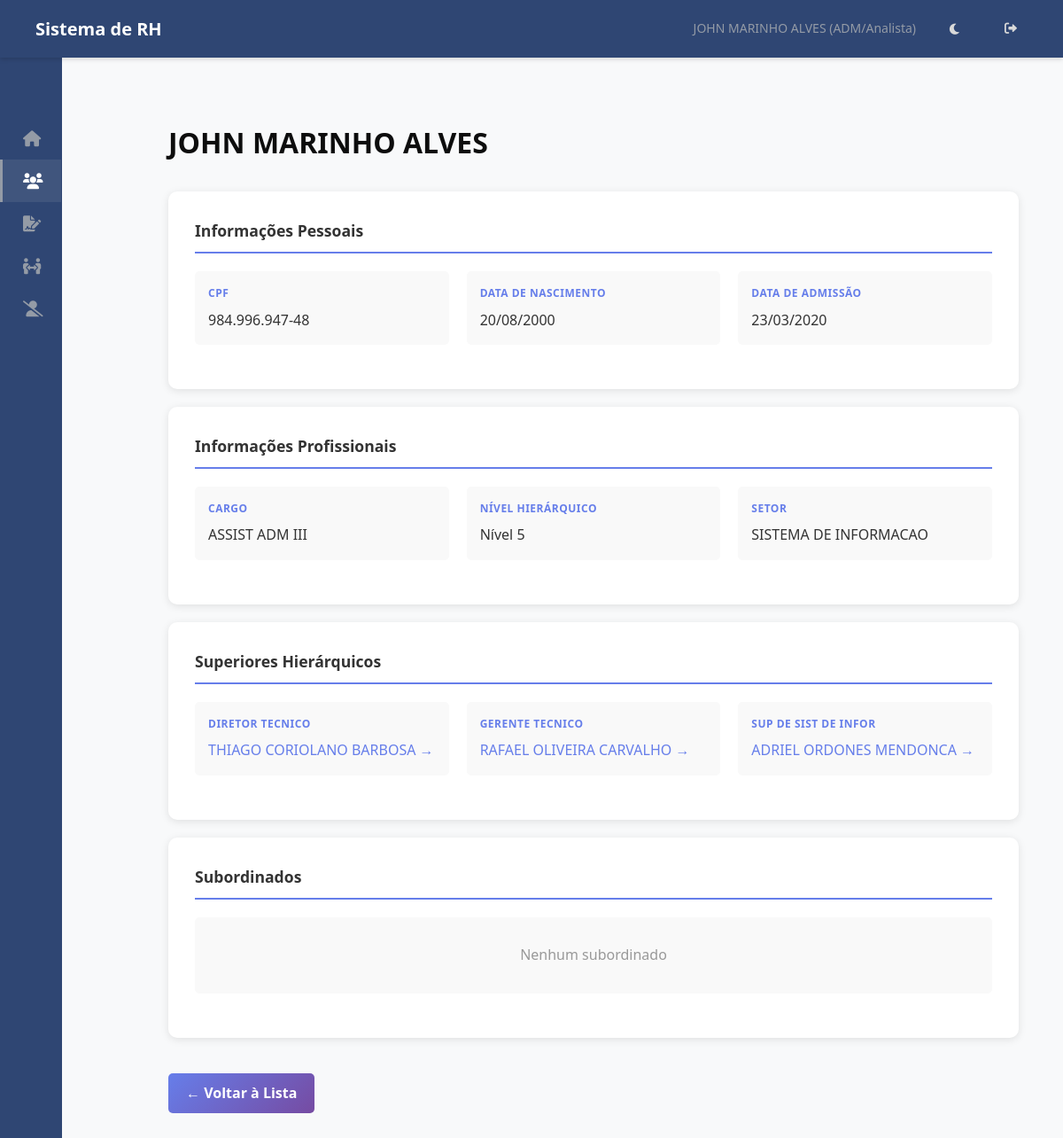
Page /funcionarios/5106/ (signed in) on the committed database.
### hierarquia/models.py (models this page shows, shortened)
class Funcionario(models.Model):
    usuario = models.OneToOneField(User, on_delete=models.SET_NULL, null=True, blank=True, related_name='funcionario')
    nome = models.CharField(max_length=255)
    data_nascimento = models.DateField(blank=True, null=True)
    cpf = models.CharField(max_length=14, unique=True, validators=[cpf_validator])
    data_admissao = models.DateField()
    cargo = models.ForeignKey(Cargo, on_delete=models.PROTECT, related_name='funcionarios')
    setor_primario = models.ForeignKey(
        Setor,
        on_delete=models.PROTECT, # Protege contra exclusão de setor com funcionários
        related_name='funcionarios_primarios', # Nome para acesso reverso
        verbose_name='Setor Principal',
        null=True, # TEMPORARIAMENTE True para facilitar migração inicial, depois pode ser False
        blank=True # TEMPORARIAMENTE True
    )
    setores_responsaveis = models.ManyToManyField(
        Setor,
        related_name='responsaveis', # Permite Setor.responsaveis.all()
        blank=True, # Muitos funcionários não serão responsáveis por nenhum setor
        verbose_name='Setores Responsáveis'
    )
    centro_servico = models.ForeignKey(CentroServico, on_delete=models.SET_NULL, null=True, blank=True, related_name='funcionarios')
    ativo = models.BooleanField(default=True)
    criado_em = models.DateTimeField(auto_now_add=True)
    atualizado_em = models.DateTimeField(auto_now=True)
    class Meta:
        ordering = ['nome']
        verbose_name = 'Funcionário'
        verbose_name_plural = 'Funcionários'
    def obter_superiores(self):
        if not self.setor_primario:
            return Funcionario.objects.filter(cargo__nivel=1, ativo=True).exclude(pk=self.pk).distinct().order_by('cargo__nivel')
        condicao_mesmo_setor = Q(
            setor_primario=self.setor_primario,
            cargo__nivel__lt=self.cargo.nivel,
            ativo=True
        )
        condicao_responsavel = Q(
            setores_responsaveis=self.setor_primario, # Verifica se o setor_primario DESTE func está na lista M2M do OUTRO
            cargo__nivel__lt=self.cargo.nivel,
            ativo=True
        )
        condicao_diretor = Q(
            cargo__nivel=1,
            ativo=True
        )
        superiores = Funcionario.objects.filter(
            condicao_mesmo_setor | condicao_responsavel | condicao_diretor
        ).exclude(pk=self.pk).distinct().order_by('cargo__nivel')
        return superiores
    def obter_subordinados(self, incluir_responsaveis=True):
        subordinados = Funcionario.objects.none() # QuerySet vazio inicial
        if self.setor_primario:
            subordinados_primario = Funcionario.objects.filter(
                setor_primario=self.setor_primario,
                cargo__nivel__gt=self.cargo.nivel,
                ativo=True
            )
            subordinados = subordinados | subordinados_primario
        if self.centro_servico:
             subordinados = subordinados.filter(centro_servico=self.centro_servico)
        return subordinados.distinct().order_by('setor_primario__nome', 'cargo__nivel', 'nome')

class Cargo(models.Model):
    NIVEL_CHOICES = [
        (1, 'Diretor'),
        (2, 'Gestor'),
        (3, 'Coordenador'),
        (4, 'Supervisor'),
        (5, 'ADM/Analista'), # E outros níveis operacionais
    ]
    nome = models.CharField(max_length=255, unique=True)
    nivel = models.IntegerField(choices=NIVEL_CHOICES)
    descricao = models.TextField(blank=True, null=True)
    criado_em = models.DateTimeField(auto_now_add=True)
    atualizado_em = models.DateTimeField(auto_now=True)
    class Meta:
        ordering = ['nivel', 'nome']
        verbose_name = 'Cargo'
        verbose_name_plural = 'Cargos'

class Setor(models.Model):
    nome = models.CharField(max_length=255, unique=True)
    descricao = models.TextField(blank=True, null=True)
    criado_em = models.DateTimeField(auto_now_add=True)
    atualizado_em = models.DateTimeField(auto_now=True)
    class Meta:
        ordering = ['nome']
        verbose_name = 'Setor'
        verbose_name_plural = 'Setores'

### hierarquia/views.py (the view)
# urls.py: path('funcionarios/<int:funcionario_id>/', views.detalhar_funcionario, name='detalhar_funcionario'),
@login_required(login_url='login')
def detalhar_funcionario(request, funcionario_id):
    try:
        funcionario_logado = request.user.funcionario
    except Funcionario.DoesNotExist:
        return render(request, 'hierarquia/sem_acesso.html')
    funcionario = get_object_or_404(Funcionario, id=funcionario_id)
    permitido = False
    if funcionario_logado.cargo.nivel == 1: # Diretor vê tudo
        permitido = True
    elif funcionario.setor_primario: # Se o funcionário visualizado tem setor primário...
        if funcionario_logado.setor_primario == funcionario.setor_primario: # ...e é o mesmo do logado
             permitido = True
        elif funcionario_logado.setores_responsaveis.filter(pk=funcionario.setor_primario.pk).exists(): # ...ou o logado é responsável por ele
             permitido = True
    elif funcionario == funcionario_logado: # Permite ver a si mesmo
        permitido = True
    if not permitido:
        return render(request, 'hierarquia/sem_permissao.html', {'mensagem': f'Você não tem permissão para ver detalhes de {funcionario.nome}.'})
    context = {
        'funcionario_logado': funcionario_logado,
        'funcionario': funcionario,
        'superiores': funcionario.obter_superiores(),
        'subordinados': funcionario.obter_subordinados(incluir_responsaveis=True),
    }
    return render(request, 'hierarquia/detalhar_funcionario.html', context)

### templates/hierarquia/detalhar_funcionario.html (shortened to what this page needs)
{% extends 'base.html' %}
{% load static %}
{% block extra_css %}
    <link rel="stylesheet" href="{% static 'css/detalhar_funcionario.css' %}">
{% endblock extra_css %}
{% block content %}
<div class="container">
    <div class="header">
        <h2>{{ funcionario.nome }}</h2>
    </div>
    <div class="card">
        <h3>Informações Pessoais</h3>
        <div class="info-grid">
            <div class="info-item">
                <div class="info-label">CPF</div>
                <div class="info-value">{{ funcionario.cpf }}</div>
            </div>
            {% if funcionario.data_nascimento %}
            <div class="info-item">
                <div class="info-label">Data de Nascimento</div>
                <div class="info-value">{{ funcionario.data_nascimento|date:"d/m/Y" }}</div>
            </div>
            {% endif %}
            <div class="info-item">
                <div class="info-label">Data de Admissão</div>
                <div class="info-value">{{ funcionario.data_admissao|date:"d/m/Y" }}</div>
            </div>
        </div>
    </div>
    <div class="card">
        <h3>Informações Profissionais</h3>
        <div class="info-grid">
            <div class="info-item">
                <div class="info-label">Cargo</div>
                <div class="info-value">{{ funcionario.cargo.nome }}</div>
            </div>
            <div class="info-item">
                <div class="info-label">Nível Hierárquico</div>
                <div class="info-value">Nível {{ funcionario.cargo.nivel }}</div>
            </div>
            <div class="info-item">
                <div class="info-label">Setor</div>
                <div class="info-value">
                     {% if funcionario.setor_primario %}
                        {{ funcionario.setor_primario.nome }}
                    {% else %}
                        <span style="color: #999;">Nenhum</span>
                    {% endif %}
                </div>
            </div>
        </div>
    </div>
    <div class="card">
        <h3>Superiores Hierárquicos</h3>
        <div class="info-grid">
            {% for superior in superiores %}
            <div class="info-item">
                <div class="info-label">{{ superior.cargo.nome }}</div>
                <div class="info-value">
                    <a href="{% url 'detalhar_funcionario' superior.id %}">
                        {{ superior.nome }} →
                    </a>
                </div>
            </div>
            {% empty %}
            <div class="info-item empty-state" style="grid-column: 1 / -1;">
                <p>Nenhum superior hierárquico</p>
            </div>
            {% endfor %}
        </div>
    </div>
    <div class="card">
        <h3>Subordinados</h3>
        <div class="info-grid">
            {% for subordinado in subordinados %}
            <div class="info-item">
                <div class="info-label">{{ subordinado.cargo.nome }}</div>
                <div class="info-value">
                    <a href="{% url 'detalhar_funcionario' subordinado.id %}">
                        {{ subordinado.nome }} →
                    </a>
                </div>
            </div>
            {% empty %}
             <div class="info-item empty-state" style="grid-column: 1 / -1;">
                <p>Nenhum subordinado</p>
            </div>
            {% endfor %}
        </div>
    </div>
    <a href="{% url 'listar_setores_funcionarios' %}" class="btn">← Voltar à Lista</a>
</div>
{% endblock content %}

### templates/base.html (shortened to what this page needs)
{% load static %}
{% load rh_tags %}
<!DOCTYPE html>
<html lang="pt-BR">
<head>
    <link rel="stylesheet" href="{% static 'css/base.css' %}">
    <link rel="stylesheet" href="https://cdnjs.cloudflare.com/ajax/libs/font-awesome/6.0.0/css/all.min.css">
    {% block extra_css %}{% endblock extra_css %}
</head>
<body {% if request.COOKIES.theme == 'dark' %}class="dark-theme"{% endif %}>
    <nav class="navbar">
        <h1>Sistema de RH</h1>
        <div class="navbar-user">
            {% if user.is_authenticated %}
                {% with funcionario_logado=request.user.funcionario %}
                    <span>
                        {{ funcionario_logado.nome|default:user.username }}
                        {% if funcionario_logado.cargo %} ({{ funcionario_logado.cargo.get_nivel_display }}) {% endif %}
                    </span>
                {% endwith %}
            {% else %}
                <span>Visitante</span>
            {% endif %}
            <button id="theme-toggle" class="theme-toggle-btn" aria-label="Alternar tema">
            </button>
            {% if user.is_authenticated %}
                <a href="{% url 'logout' %}" title="Sair"><i class="fas fa-sign-out-alt"></i></a>
            {% else %}
                <a href="{% url 'login' %}" title="Entrar"><i class="fas fa-sign-in-alt"></i></a>
            {% endif %}
        </div>
    </nav>
    <div class="page-container">
        <aside class="sidebar" id="sidebar">
            <div class="sidebar-header">
            </div>
            <nav class="menu-items">
                {% with funcionario_logado=request.user.funcionario %}
                    {% is_rh_or_dp funcionario_logado as eh_rh %}
                    <a href="{% url 'dashboard' %}" class="menu-item {% if request.resolver_match.url_name == 'dashboard' %}active{% endif %}">
                        <i class="fas fa-home fa-fw"></i> <span class="menu-text">Dashboard</span>
                    </a>
                    <a href="{% url 'listar_setores_funcionarios' %}" class="menu-item {% if 'funcionarios' in request.resolver_match.view_name or 'detalhar_funcionario' in request.resolver_match.url_name %}active{% endif %}">
                        <i class="fas fa-users fa-fw"></i> <span class="menu-text">Funcionários</span>
                    </a>
                    {% if user.is_authenticated %}
                        {% if funcionario_logado %}
                            {% with rp_urls='criar_rp,minhas_rps,listar_rps_para_aprovar,historico_rps,detalhar_rp,editar_rp_rh,aprovar_rp,rejeitar_rp' %}
                            <div class="sidebar-module {% if request.resolver_match.url_name in rp_urls %}open{% endif %}">
                                <a href="#" class="menu-item module-trigger">
                                    <i class="fas fa-file-signature fa-fw"></i>
                                    </a>
                            </div>
                            {% endwith %}
                            {% with mp_urls='criar_mp,minhas_mps,listar_mps_para_aprovar,historico_mps,detalhar_mp,aprovar_mp,rejeitar_mp' %}
                            <div class="sidebar-module {% if request.resolver_match.url_name in mp_urls %}open{% endif %}">
                                <a href="#" class="menu-item module-trigger">
                                    <i class="fas fa-people-arrows fa-fw"></i>
                                    </a>
                            </div>
                            {% endwith %}
                            {% with rd_urls='criar_rd,minhas_rds,listar_rds_para_aprovar,detalhar_rd,aprovar_rd,rejeitar_rd,historico_rds' %}
                            <div class="sidebar-module {% if request.resolver_match.url_name in rd_urls %}open{% endif %}">
                                <a href="#" class="menu-item module-trigger">
                                    <i class="fas fa-user-slash fa-fw"></i>
                                    </a>
                            </div>
                            {% endwith %}
                        {% endif %}
                    {% endif %}
                {% endwith %}
            </nav>
        </aside>
        <main class="main-content" id="main-content">
            {% block content %}{% endblock content %}
        </main>
    </div>
</body>
</html>

### rows in the picture
Funcionario: nome "JOHN MARINHO ALVES", cargo.nivel "ADM/Analista", cpf "984.996.947-48", data_nascimento "20/08/2000", data_admissao "23/03/2020", cargo.nome "ASSIST ADM III", cargo.nivel "5", setor_primario.nome "SISTEMA DE INFORMACAO"
Funcionario: cargo.nome "DIRETOR TECNICO", nome "THIAGO CORIOLANO BARBOSA"
Funcionario: cargo.nome "GERENTE TECNICO", nome "RAFAEL OLIVEIRA CARVALHO"
Funcionario: cargo.nome "SUP DE SIST DE INFOR", nome "ADRIEL ORDONES MENDONCA"
